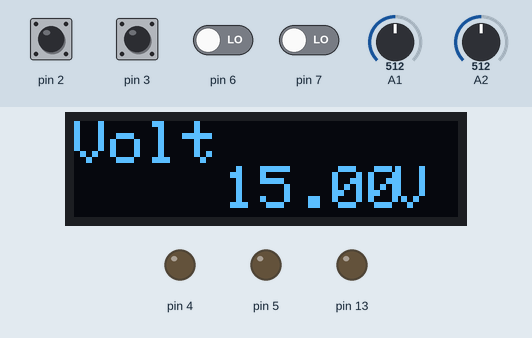
Simulated run of this sketch. Board: Arduino Uno, built with avr-gcc and run on an emulated ATmega328P. On the bench: 128×32 one-colour display, output pins drawn as LEDs (lit = HIGH). The test bench sets the inputs (shaded band); at power-on: pin 2, pin 3 HIGH, pin 6, pin 7 LOW, A2 = 512, A1 = 512. What the sketch prints to the serial monitor is not drawn.

Above: at 1.8 s.
1.9 s: pin 2 pulled LOW for 0.15 s
At 3.2 s:
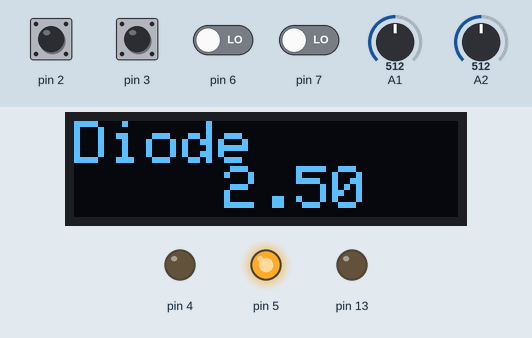
3.5 s: A2 set to 532
At 3.9 s:
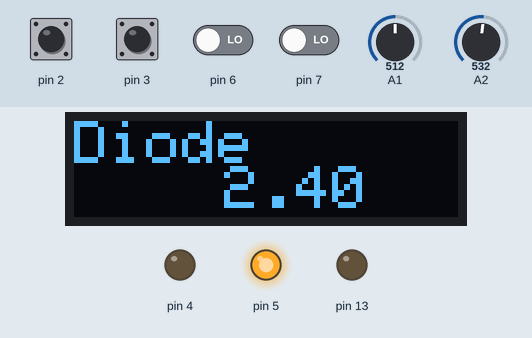
5.0 s: pin 2 pulled LOW for 1 s
At 6.1 s:
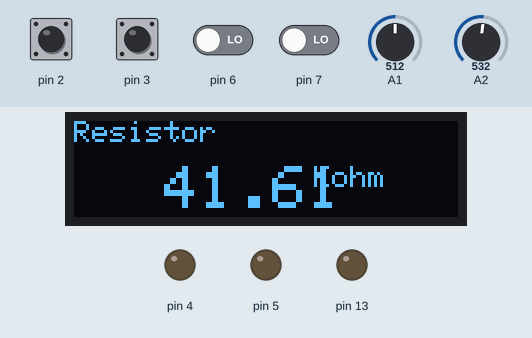
7.5 s: A2 set to 989
At 8.8 s:
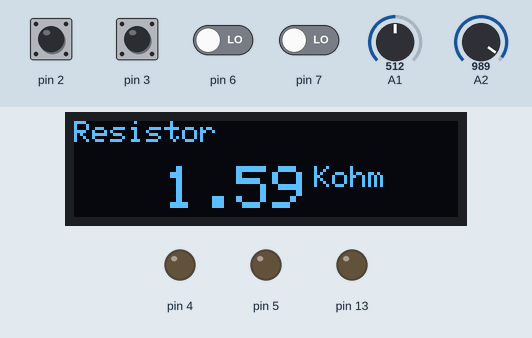
9.1 s: A2 set to 1016
At 10.3 s:
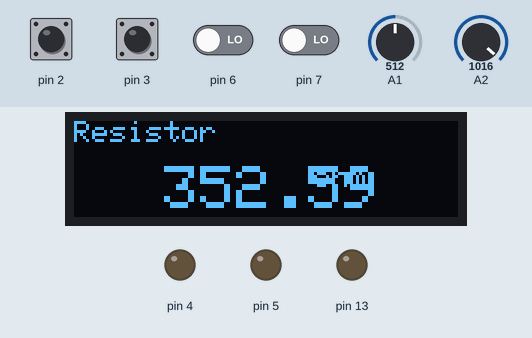
10.6 s: pin 2 pulled LOW for 0.15 s
At 11.6 s:
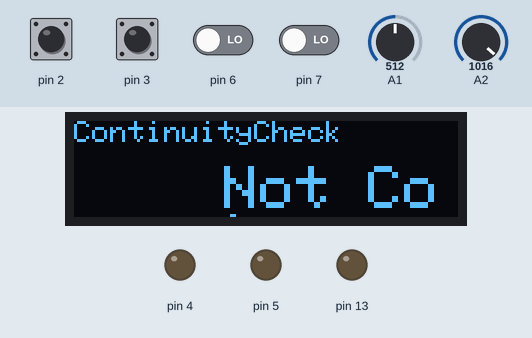
Timing chart, 0 to 13.2 s (numbered marks = the images above; inputs shaded):
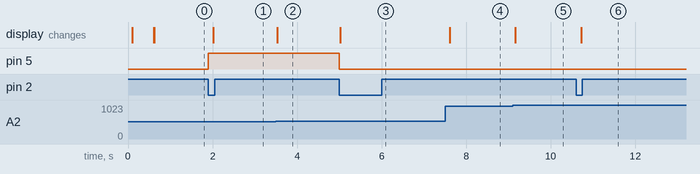

The sketch:

Multimeter.ino
```cpp
#define R1_V 2000
#define R2_V 10000
#define R2_R 45000

#include <Wire.h> //I2C
#include <Adafruit_GFX.h>    //library
#include <Adafruit_SSD1306.h>
//#define SCREEN_WIDTH 128
//#define SCREEN_HEIGHT 32
//#define OLED_RESET 4 //reset pin
Adafruit_SSD1306 display(128, 32, &Wire, 4);

uint8_t MODE = 0;
bool buttom = 0;
float Measure[4] = { 0, 0, 0, 0 };

/////////////////////////////////////ADC part
void Adc_init() {
  ADMUX = 0x40;
  ADCSRA = 0x87;  //set adc enable and set prescaler
}
uint16_t Adc_read(char ch) {
  ADMUX &= ~(0xF << MUX0);  //set pin0-3 bit x
  ADMUX |= ch;
  ADCSRA |= (1 << ADSC);  //start conversation ADSC
  while (ADCSRA & (1 << ADSC));   //check ADSC is 0 mean their finish convert
  return (ADC);  //return digital
}
/////////////////////////////////////Debounce&External
uint8_t debounceButton(uint8_t pin) {
  if (!(PIND & (1 << pin))) {  // Check if button is pressed (active-low)
    //_delay_ms(DEBOUNCE_DELAY); // Wait for debounce delay
    delay(200);
    if (!(PIND & (1 << pin))) {  // Check if button is still pressed
      return 0;                  // Button is pressed
    }
  }
  return 1;  // Button is not pressed
}
void External_init() {
  EICRA = 0x0A;  //set falling INT0,1
  EIMSK = 0x03;  //enable INT0,1
  sei();
}

ISR(INT0_vect) {
  if (debounceButton(2) == 0) {
    MODE--;
    PORTD &= ~(1 << PD5);
    if(MODE > 254){
      MODE = 3;
      PORTD |= (1 << PD5);
    }
  }
  Serial.println(buttom);
}

ISR(INT1_vect) {
  if (debounceButton(3) == 0) {
    MODE++;
    PORTD |= (1<<PD5);
    if(MODE>3){
      MODE = 0;
      PORTD &= ~(1<<PD5);
    }
  }
}
/////////////////////////////////////////////
float Mean(uint8_t num){
  uint16_t sum = 0,previous = 0;
  float mean = 0;
  for(uint8_t i = 0 ; i < 10 ;i++){
    previous = Adc_read(num);
    sum += previous;
  }
  mean = (float)sum/10.0;
  mean *= 0.004883;// change to voltage
  return mean;
}
//////////////////////////////////////////////Measure
float Volt() {
  float vout = Mean(1);
  float vin = vout * ((R1_V + R2_V) / (float)R1_V);
  return vin;
}

float Resistor() {
  float vout = Mean(2);
  float resistor = R2_R * ((float)(5.0 / vout) - 1);
    if (resistor > 10000000) {
      return 0;
    } else {
    return resistor;
  }
}

char* ContinuityCheck(float R) {
  if(R < 200 && R != 0){
    PORTB |= (1<<5);
    tone(4, 3000);
    return "Connect";
  }else{
    PORTB &= ~(1<<5);
    noTone(4);
    delay(10);
    return "Not Connect";
  }
}
float Diode(){
  float vout = Mean(2);
  float vin = 5-vout;
  if(vin == 5.0 || vin >= 4.70){
    vin = 0;
  }
  return vin;
}
/////////////////////////////////////////////////////////
void ControlOled(uint8_t textsize,int x,int y,const char* sentence,bool enter){
  if(enter == 0){
  display.clearDisplay();
  }
  display.setTextSize(textsize);
  display.setTextColor(WHITE);
  display.setCursor(x,y);
  if(enter == 1){
    display.println(sentence);
  }else if(enter == 0){
    display.print(sentence);
  }
}
void ControlOled_value(uint8_t textsize,int x,int y,double value,bool enter){
  display.setTextSize(textsize);
  display.setTextColor(WHITE);
  display.setCursor(x,y);
  if(enter == 1){
    display.println(value);
  }else if(enter == 0){
    display.print(value);
  }
}


//////////////////////////////////////////////////////////


void setup() {
  Serial.begin(9600);
  Adc_init();//set adc
  DDRD &= ~((1<<PD2)|(1<<PD3));//set port
  PORTD |= (1<<PD2)|(1<<PD3);
  DDRD |= (1<<PD4)|(1<<PD5);
  DDRB |= (1<<PB5);
  External_init();//set external interrupt
  /*set oled*/
  display.begin(SSD1306_SWITCHCAPVCC, 0x3C);
  delay(50);
  display.clearDisplay();
  ControlOled(1,0,20,"MULTIMETER",1);
  display.display();  //show
  delay(500);
  display.clearDisplay();
  display.display();
}

void loop() {
  if(MODE == 0){
    Measure[0] = Volt();
    if(Measure[0]<0.1){
      Measure[0] = 0;
    }
    ControlOled(2,0,0,"Volt",0);
    ControlOled_value(2,50,15,Measure[0],1);
    display.setCursor(95,15);
    display.print(" V"); //unit
    display.display();
    delay(100);
  }
  else if(MODE == 1){
    Measure[1] = Resistor();
    ControlOled(1,0,0,"ContinuityCheck",0);
    ControlOled(2,50,15,ContinuityCheck(Measure[1]),1);
    display.display();
    delay(10);
  }
  else if(MODE == 2){
    Measure[2] = Resistor();
    ControlOled(1,0,0,"Resistor",0);
    if(Measure[2] > 1000 && Measure[2] < 1000000){
      Measure[2] /= 1000.0;
      display.setCursor(80,15);
      display.print("Kohm"); //unit
    } else if (Measure[2] > 1000000 && Measure[2] < 10000000){
      Measure[2] /= 1000000.0;
      display.setCursor(80,15);
      display.print("Mohm"); //unit
    }else {
      display.setCursor(80,15);
      display.print("ohm"); //unit
    }
    ControlOled_value(2,30,15,Measure[2],1);
    display.display();
    Serial.println(Measure[2]);
    delay(500);
  }
  else if(MODE == 3){
    Measure[3] = Diode();
    ControlOled(2,0,0,"Diode",0);
    ControlOled_value(2,50,15,Measure[3],1);
    display.display();
  }
}
```

Measured:
- the behaviour switches between 513 and 514 on A2 (found by bisection; images 1 and 2)
- the behaviour switches between 1001 and 1002 on A2 (found by bisection; images 4 and 5)
- after the input at 1.9 s, pin 5: LOW → HIGH at once; the display: changes after 0.11 s (image 1)
- after the input at 3.5 s, the display: changes at once (image 2)
- after the input at 5.0 s, pin 5: HIGH → LOW at once; the display: changes at once (image 3)
- after the input at 7.5 s, the display: changes after 0.11 s (image 4)
- after the input at 9.1 s, the display: changes after 0.06 s (image 5)
- after the input at 10.6 s, the display: changes after 0.12 s (image 6)
